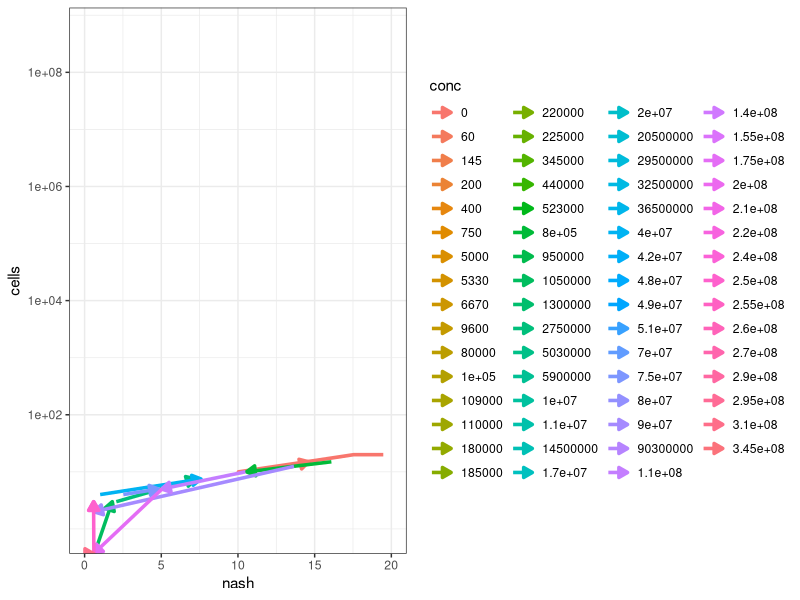
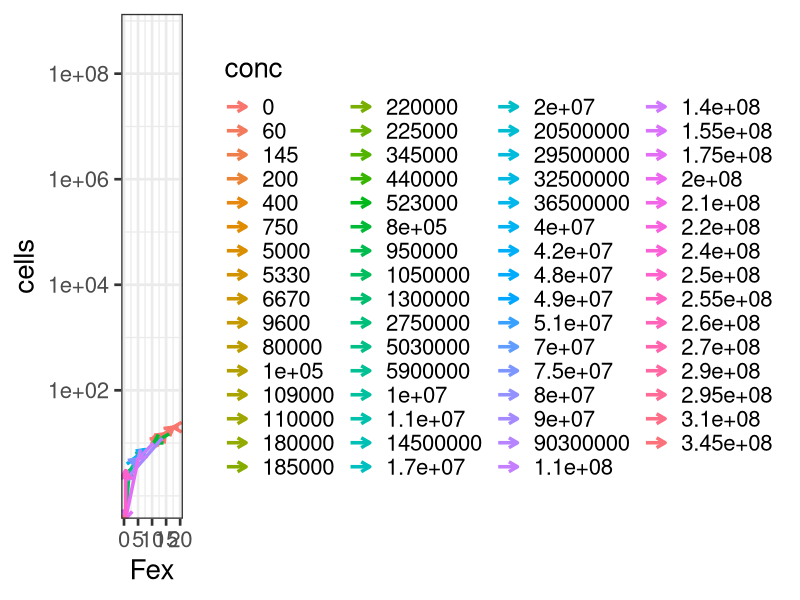

Write R code to recreate these figures, in order.
library(ggplot2)
setwd("C:/Siavash/Codes/phenmod/plots_data")

growth_viability <- read.csv("formaldehyde_growth_experiments_Dec2015_CFUcounts_final.csv")
growth_nash <- read.csv("formaldehyde_growth_experiments_Dec2015_NashAssay.csv")
death_viability <- read.csv("RECOUNT_killingcurve_8615_alldata_final_nash_final_data.csv")
death_nash <- read.csv("RECOUNT_killingcurve_8615_alldata_final_viability.csv")

tmp1 <- merge(growth_viability,growth_nash)
tmp1 <-tmp1[tmp1$substrate !="succinate",]
tmp1 <-tmp1[tmp1$strain !="CM3745",]
growth_total <- subset(tmp1, select = -c(substrate,strain))

tmp2 <- merge(death_viability,death_nash)
tmp2 <-tmp2[tmp2$strain !="CM3745",]
#tmp2 <-tmp2[tmp2$formaldehyde_nash !="NA",]
death_total <- subset(tmp2, select = -c(strain,NashA412,standard_curve))
colnames(growth_total)[c(4,6)] <- c("CFU_mL","formaldehyde_nash")
growth_total = growth_total[,-3]
combined <- rbind(growth_total,death_total)

names(combined) <- c("flask", "time", "conc", "cells","nash")
# making data in time order 
combined <- combined[order(combined$time),]
# saying conc as factor for plotting with different color 
combined$conc<-factor(combined$conc)


#combined$nash <- as.numeric(combined$nash) making nash data numeric 

plot_growth_model<-ggplot() + geom_path(data=combined, size=1.2, 
                                        aes(x=nash, y=cells, col=conc, group=conc),arrow=arrow(ends = "last", type = "closed", length = unit(0.1, "inches"))) # I'm multiplying n by 10^5 so that the y axis looks right
#plot_growth_model<-plot_growth_model + theme_bw() + xlab('Fex') + ylab('viable cells (CFU/mL)')
plot_growth_model<-plot_growth_model + scale_y_log10(limits=c(1, 5e+8), breaks=c(1e+02,1e+04, 1e+06, 1e+08, 1e+10)) + scale_x_continuous(limits=c(0,20)) + theme_bw()
plot_growth_model

#####################################################

### making a plot with arrows

# we're going to make a new dataframe that's just like combined,
# but also has columns to hold nash and cells values for the endpoints of the segments in the plot
# We'll use a for-loop to break "combined" apart by concentration
# and for each concentration, add the cells_endpoint and nash_endpoint columns
# then recombine them with rbind.

# first, make an empty dataframe:
combined2<-data.frame(flask=numeric(), time=numeric(), conc=factor(), cells=numeric(), 
                      nash=numeric(), cells_endpoint=numeric(), nash_endpoint=numeric())
# then, loop through the concentrations
for(concentration in levels(combined$conc)){
  subset<-combined[combined$conc==concentration,]
  subset<-subset[order(subset$time),] # subset by concentration, and also make sure the entries are in order by timepoint
  subset$cells_endpoint<-as.numeric(c(subset$cells[-1],'NA')) # cells_endpoint is simply the cells column, offset by 1
  subset$nash_endpoint<-as.numeric(c(subset$nash[-1],'NA')) # same with nash_endpoint
  combined2<-rbind(combined2, subset) # rbind them all
}
theme_set(theme_bw(base_size = 20)) 
# I made just a few changes to the plot format, to make it more similar to the plot of model data
plot_data_arrows<-ggplot() + geom_segment(data=combined2, size=1.2, 
                                        aes(x=nash, y=cells, xend=nash_endpoint, yend=cells_endpoint, col=conc, group=conc),
                                        arrow=arrow(length = unit(0.25, "cm")))
plot_data_arrows<-plot_data_arrows + xlab('Fex') + ylab('cells')
plot_data_arrows<-plot_data_arrows + scale_y_log10(limits=c(1, 5e+8), breaks=c(1e+02,1e+04, 1e+06, 1e+08, 1e+10)) + scale_x_continuous(limits=c(0,20)) 
plot_data_arrows

